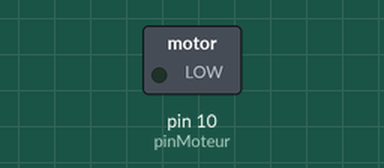
The sketch below on a simulated Arduino Uno, built with avr-gcc and run on an emulated ATmega328P. On the bench: switched loads named in the sketch (green lamp = pin HIGH).

Above: at 0.05 s.
At 3.75 s:
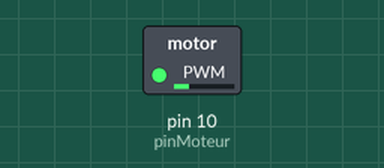
At 7.45 s:
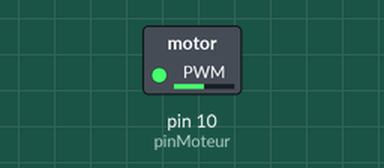
At 14.95 s:
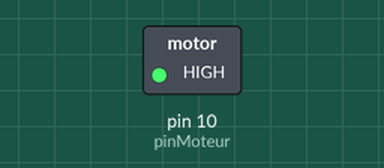
Timing chart, 0 to 19.5 s (numbered marks = the images above):
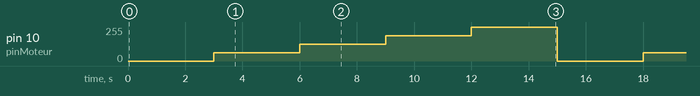

The sketch:

rapport_cyclique.ino
```cpp
int pinMoteur=10; //pin de commande relié au transistor

void setup() {
  pinMode(pinMoteur,OUTPUT); // pin de commande en mode sortie
}

void loop() {
  for (int pourcentage=0;pourcentage<=100;pourcentage+=25){//boucle de variation en %
    int valeur=map(pourcentage,0,100,0,255); //conversion en valeur
    analogWrite(pinMoteur,valeur); // pin de commande en mode impulsion
    delay (3000); // attente de 3 secondes
  }
}
```

Measured:
- by itself, pin 10 (pinMoteur): repeats every 15.0 s: 127/255 3.0 s, 191/255 3.0 s, 255/255 3.0 s, 0/255 3.0 s, 63/255 3.0 s
